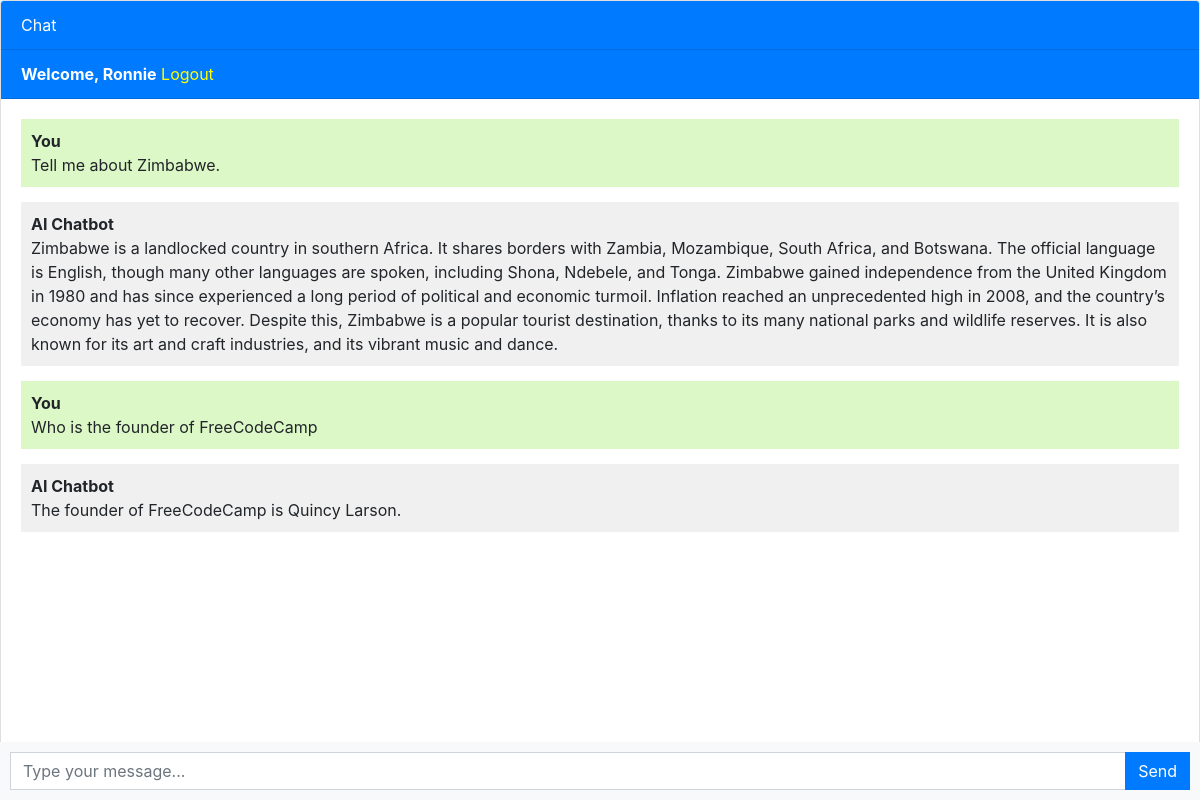
The app's page / (signed in) with its own data.
### chatbot/models.py (models this page shows, shortened)
class Chat(models.Model):
    user = models.ForeignKey(User, on_delete=models.CASCADE)
    message = models.TextField()
    response = models.TextField()
    created_at = models.DateTimeField(auto_now_add=True)

### chatbot/views.py (the view)
# urls.py: path('', views.chatbot, name='chatbot'),
def chatbot(request):
    chats = Chat.objects.filter(user=request.user)
    if request.method == 'POST':
        message = request.POST.get('message')
        response = ask_openai(message)
        chat = Chat(user=request.user, message=message, response=response, created_at=timezone.now)
        chat.save()
        return JsonResponse({'message': message, 'response': response})
    return render(request, 'chatbot.html', {'chats': chats})

### templates/chatbot.html (shortened to what this page needs)
{% extends 'base.html' %}
{% block content %}
<div class="chat-container">
  <div class="card flex-grow-1">
    <div class="card-header bg-primary text-white">Chat</div>
    {% if user.is_authenticated %}
    <div class="card-header bg-primary text-white"><b>Welcome, {{user.username}}</b> <a style="color: yellow" href="logout">Logout</a></div>
    {% else %}
    <div class="card-header bg-primary text-white"><a style="color: yellow" href="login">Login</a>  <a style="color: yellow" href="register">Register</a></div>
    {% endif %}
    <div class="card-body messages-box">
      <ul class="list-unstyled messages-list">
        {% for chat in chats %}
          {% if chat.user == request.user %}
          <li class="message sent">
          <div class="message-text">
            <div class="message-sender">
              <b>You</b>
            </div>
            <div class="message-content">
              {{chat.message}}
            </div>
          </div>
        </li>
        <li class="message received">
          <div class="message-text">
            <div class="message-sender">
              <b>AI Chatbot</b>
            </div>
            <div class="message-content">
              {{chat.response}}
            </div>
          </div>
        </li>
          {% endif %}
        {% endfor %}
      </ul>
    </div>
    <br><br>
    <br><br>
    <br><br>
  </div>
  <form class="message-form">
    <div class="input-group">
      <input type="text" class="form-control message-input" placeholder="Type your message...">
      <div class="input-group-append">
        <button type="submit" class="btn btn-primary btn-send">Send</button>
      </div>
    </div>
  </form>
</div>
{% endblock %}

### templates/chatbot.html (style rules this page uses)
body, html { height: 100%; }
.messages-box { flex: 1; overflow-y: auto; }
.messages-list { padding-left: 0; }
.message { margin-bottom: 15px; list-style: none; }
.message-text { padding: 10px; border-radius: 5px; }
.sent { background-color: #dcf8c6; align-self: flex-end; }
.received { background-color: #f1f0f0; align-self: flex-start; }
.message-form { display: flex; position: fixed; bottom: 0; left: 0; right: 0; padding: 10px; background-color: #f8f9fa; }
.message-input { flex: 1; border-radius: 0; border-right: none; }
.btn-send { border-radius: 0; }
.chat-container { height: 100%; display: flex; flex-direction: column; }

### records on screen
Chat: message "Tell me about Zimbabwe.", response "Zimbabwe is a landlocked country in southern Africa. It shares borders with Zambia, Mozambique, South Africa, and Botswana. The official language is English, though many other languages are spoken, including Shona, Ndebele, and Tonga. Zimbabwe gained independence from the United Kingdom in 1980 and has since experienced a long period of political and economic turmoil. Inflation reached an unprecedented high in 2008, and the country’s economy has yet to recover. Despite this, Zimbabwe is a popular tourist destination, thanks to its many national parks and wildlife reserves. It is also known for its art and craft industries, and its vibrant music and dance."
Chat: message "Who is the founder of FreeCodeCamp", response "The founder of FreeCodeCamp is Quincy Larson."

### other values on screen
{{ user.username }} "Ronnie"
